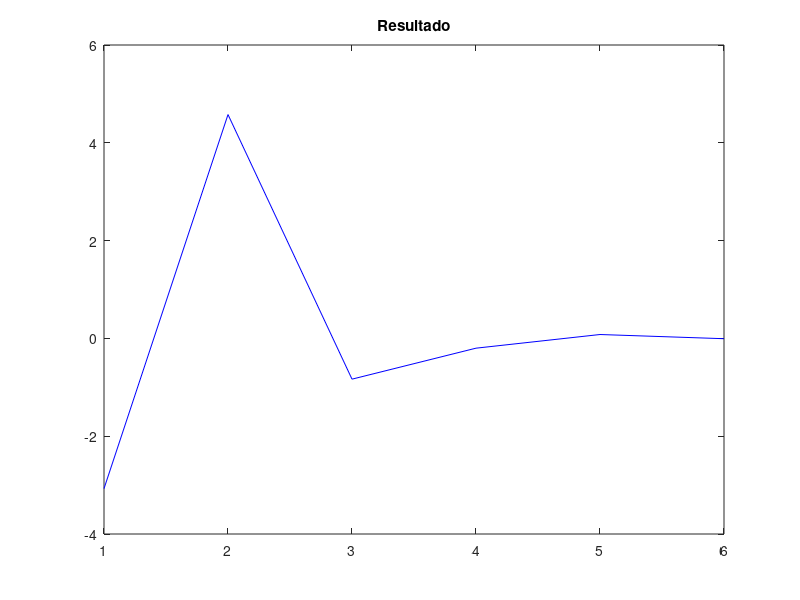

MATLAB code to generate this figure:
%Para ejecutar solo correr la funcion y darle el numero de grado de
%ecuacion
function a = Ajuste_minimos_cuadrados ()
    g = input('\n Ingrese el grado:\n');
    x = [1,2,3,4,5,6,7]';
    y = [0.5, 2.5, 2, 4, 3.5, 6, 5.5]';
    N = length(x);
    M = ones(N, 1);
    for k=1:g
        M = [M,x.^k];
        disp(M);
    end
    a=inv(M'*M)*M'*y;
    plot(a,'b')
    title('Resultado')
end

%Forma de ejecuci?n: Ajuste_minimos_cuadrados(1) Dentro del par?ntesis solo
%se le da el grado, si se quiere cambiar los vectores, se puede hacer
%directamente desde la funci?n
